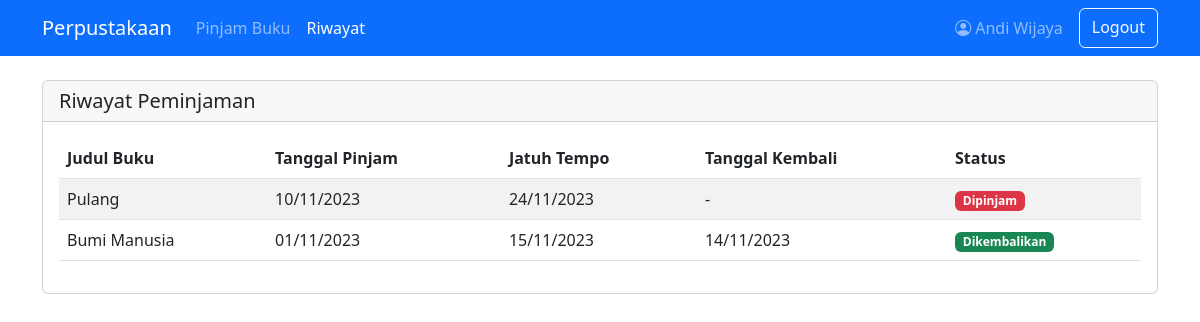
The app's page /member/history.php (signed in) with its own data.
### tables this page shows
CREATE TABLE IF NOT EXISTS Peminjaman (
    peminjaman_id INT PRIMARY KEY AUTO_INCREMENT,
    anggota_id INT NOT NULL,
    buku_id INT NOT NULL,
    tanggal_pinjam DATE NOT NULL,
    tanggal_jatuh_tempo DATE NOT NULL,
    status ENUM('Dipinjam', 'Dikembalikan', 'Terlambat', 'Hilang') DEFAULT 'Dipinjam',
    FOREIGN KEY (anggota_id) REFERENCES Anggota(anggota_id),
    FOREIGN KEY (buku_id) REFERENCES Buku(buku_id)
);

CREATE TABLE IF NOT EXISTS Buku (
    buku_id INT PRIMARY KEY AUTO_INCREMENT,
    isbn VARCHAR(20) UNIQUE,
    judul VARCHAR(255) NOT NULL,
    penerbit_id INT,
    tahun_terbit INT,
    jumlah_halaman INT,
    bahasa VARCHAR(50),
    deskripsi TEXT,
    stok INT DEFAULT 0,
    lokasi_rak VARCHAR(50),
    cover_url VARCHAR(255),
    FOREIGN KEY (penerbit_id) REFERENCES Penerbit(penerbit_id)
);

CREATE TABLE IF NOT EXISTS Pengembalian (
    pengembalian_id INT PRIMARY KEY AUTO_INCREMENT,
    peminjaman_id INT NOT NULL,
    tanggal_kembali DATE NOT NULL,
    denda DECIMAL(10,2) DEFAULT 0,
    kondisi_buku ENUM('Baik', 'Rusak Ringan', 'Rusak Berat', 'Hilang'),
    catatan TEXT,
    FOREIGN KEY (peminjaman_id) REFERENCES Peminjaman(peminjaman_id)
);

### member/history.php (the view, shortened to what this page needs)
<?php
require_once 'header-member.php';
$anggota_id = $current_member['anggota_id'];
?>
<div class="card">
    <div class="card-header">
        <h5 class="mb-0">Riwayat Peminjaman</h5>
    </div>
    <div class="card-body">
        <div class="table-responsive">
            <table class="table table-striped">
                <thead>
                    <tr>
                        <th>Judul Buku</th>
                        <th>Tanggal Pinjam</th>
                        <th>Jatuh Tempo</th>
                        <th>Tanggal Kembali</th>
                        <th>Status</th>
                    </tr>
                </thead>
                <tbody>
                    <?php
                    $stmt = $conn->query("
                        SELECT b.judul, p.tanggal_pinjam, p.tanggal_jatuh_tempo,
                               pg.tanggal_kembali, p.status
                        FROM peminjaman p
                        JOIN buku b ON p.buku_id = b.buku_id
                        LEFT JOIN pengembalian pg ON p.peminjaman_id = pg.peminjaman_id
                        WHERE p.anggota_id = $anggota_id
                        ORDER BY p.tanggal_pinjam DESC
                    ");
                    while ($row = $stmt->fetch(PDO::FETCH_ASSOC)):
                        $status_class = '';
                        if ($row['status'] == 'Dipinjam') {
                            $status_class = strtotime($row['tanggal_jatuh_tempo']) < time() ? 'bg-danger' : 'bg-warning';
                        } elseif ($row['status'] == 'Dikembalikan') {
                            $status_class = 'bg-success';
                        }
                    ?>
                    <tr>
                        <td><?= htmlspecialchars($row['judul']) ?></td>
                        <td><?= date('d/m/Y', strtotime($row['tanggal_pinjam'])) ?></td>
                        <td><?= date('d/m/Y', strtotime($row['tanggal_jatuh_tempo'])) ?></td>
                        <td><?= $row['tanggal_kembali'] ? date('d/m/Y', strtotime($row['tanggal_kembali'])) : '-' ?></td>
                        <td>
                            <span class="badge <?= $status_class ?>">
                                <?= $row['status'] ?>
                            </span>
                        </td>
                    </tr>
                    <?php endwhile; ?>
                </tbody>
            </table>
        </div>
    </div>
</div>
<?php
require_once 'footer-member.php';
?>

### records on screen
peminjaman: buku.judul "Pulang", tanggal_pinjam "10/11/2023", tanggal_jatuh_tempo "24/11/2023", status "Dipinjam"
peminjaman: buku.judul "Bumi Manusia", tanggal_pinjam "01/11/2023", tanggal_jatuh_tempo "15/11/2023", pengembalian.tanggal_kembali "14/11/2023", status "Dikembalikan"

### other values on screen
$current_member['nama'] "Andi Wijaya"
